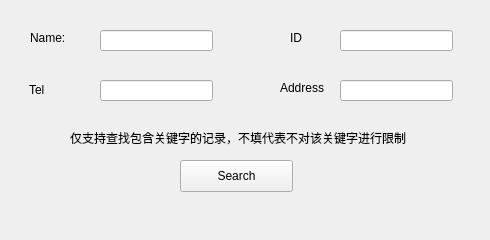
<?xml version="1.0" encoding="UTF-8"?>
<ui version="4.0">
 <class>ClientSearchForm</class>
 <widget class="QWidget" name="ClientSearchForm">
  <property name="geometry">
   <rect>
    <x>0</x>
    <y>0</y>
    <width>490</width>
    <height>240</height>
   </rect>
  </property>
  <property name="windowTitle">
   <string>Form</string>
  </property>
  <widget class="QLineEdit" name="NameLineEdit">
   <property name="geometry">
    <rect>
     <x>100</x>
     <y>30</y>
     <width>113</width>
     <height>21</height>
    </rect>
   </property>
  </widget>
  <widget class="QLabel" name="label">
   <property name="geometry">
    <rect>
     <x>30</x>
     <y>30</y>
     <width>60</width>
     <height>16</height>
    </rect>
   </property>
   <property name="text">
    <string>Name:</string>
   </property>
  </widget>
  <widget class="QLineEdit" name="IDLineEdit">
   <property name="geometry">
    <rect>
     <x>340</x>
     <y>30</y>
     <width>113</width>
     <height>21</height>
    </rect>
   </property>
  </widget>
  <widget class="QLabel" name="label_2">
   <property name="geometry">
    <rect>
     <x>290</x>
     <y>30</y>
     <width>60</width>
     <height>16</height>
    </rect>
   </property>
   <property name="text">
    <string>ID</string>
   </property>
  </widget>
  <widget class="QLabel" name="label_3">
   <property name="geometry">
    <rect>
     <x>29</x>
     <y>80</y>
     <width>61</width>
     <height>20</height>
    </rect>
   </property>
   <property name="text">
    <string>Tel</string>
   </property>
  </widget>
  <widget class="QLineEdit" name="TelLineEdit">
   <property name="geometry">
    <rect>
     <x>100</x>
     <y>80</y>
     <width>113</width>
     <height>21</height>
    </rect>
   </property>
  </widget>
  <widget class="QLineEdit" name="AddressLineEdit">
   <property name="geometry">
    <rect>
     <x>340</x>
     <y>80</y>
     <width>113</width>
     <height>21</height>
    </rect>
   </property>
  </widget>
  <widget class="QLabel" name="label_4">
   <property name="geometry">
    <rect>
     <x>280</x>
     <y>80</y>
     <width>60</width>
     <height>16</height>
    </rect>
   </property>
   <property name="text">
    <string>Address</string>
   </property>
  </widget>
  <widget class="QLabel" name="label_5">
   <property name="geometry">
    <rect>
     <x>70</x>
     <y>130</y>
     <width>381</width>
     <height>16</height>
    </rect>
   </property>
   <property name="text">
    <string>仅支持查找包含关键字的记录，不填代表不对该关键字进行限制</string>
   </property>
  </widget>
  <widget class="QPushButton" name="SearchBtn">
   <property name="geometry">
    <rect>
     <x>180</x>
     <y>160</y>
     <width>113</width>
     <height>32</height>
    </rect>
   </property>
   <property name="text">
    <string>Search</string>
   </property>
  </widget>
 </widget>
 <resources/>
 <connections/>
</ui>
